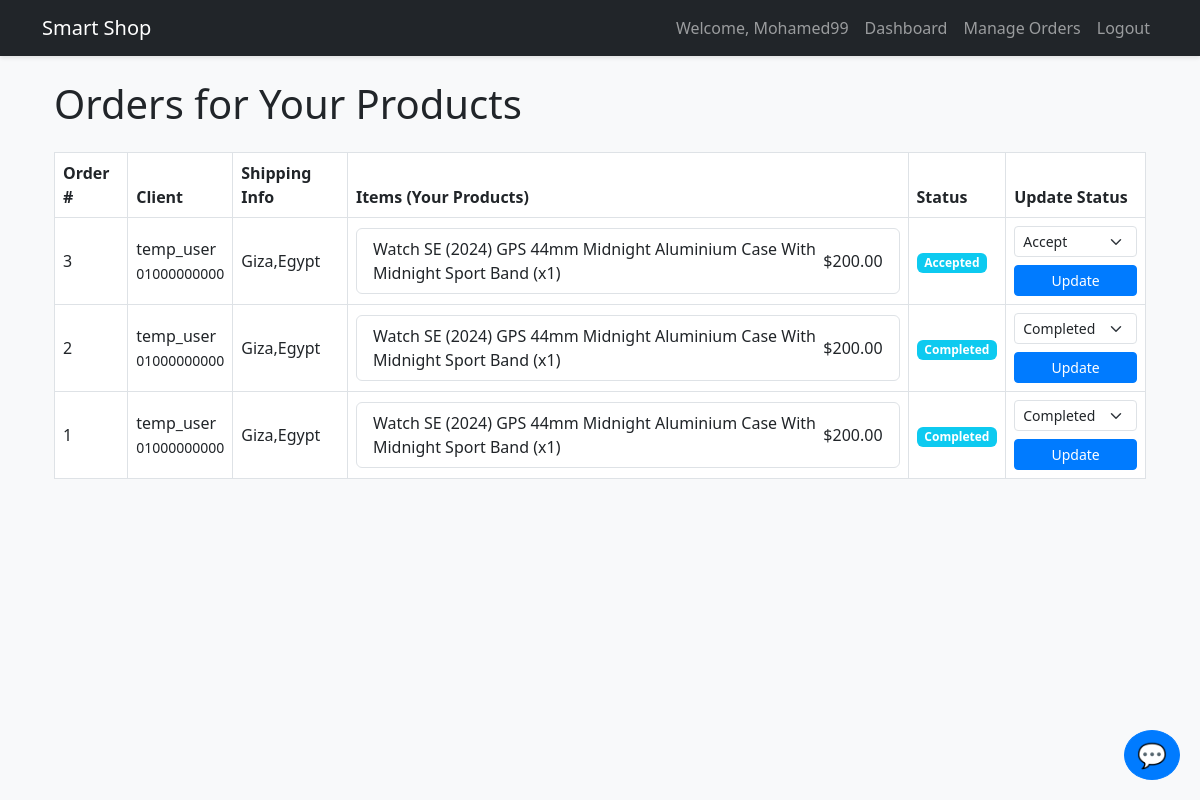
The page /seller/orders (signed in) on the database as committed earlier.
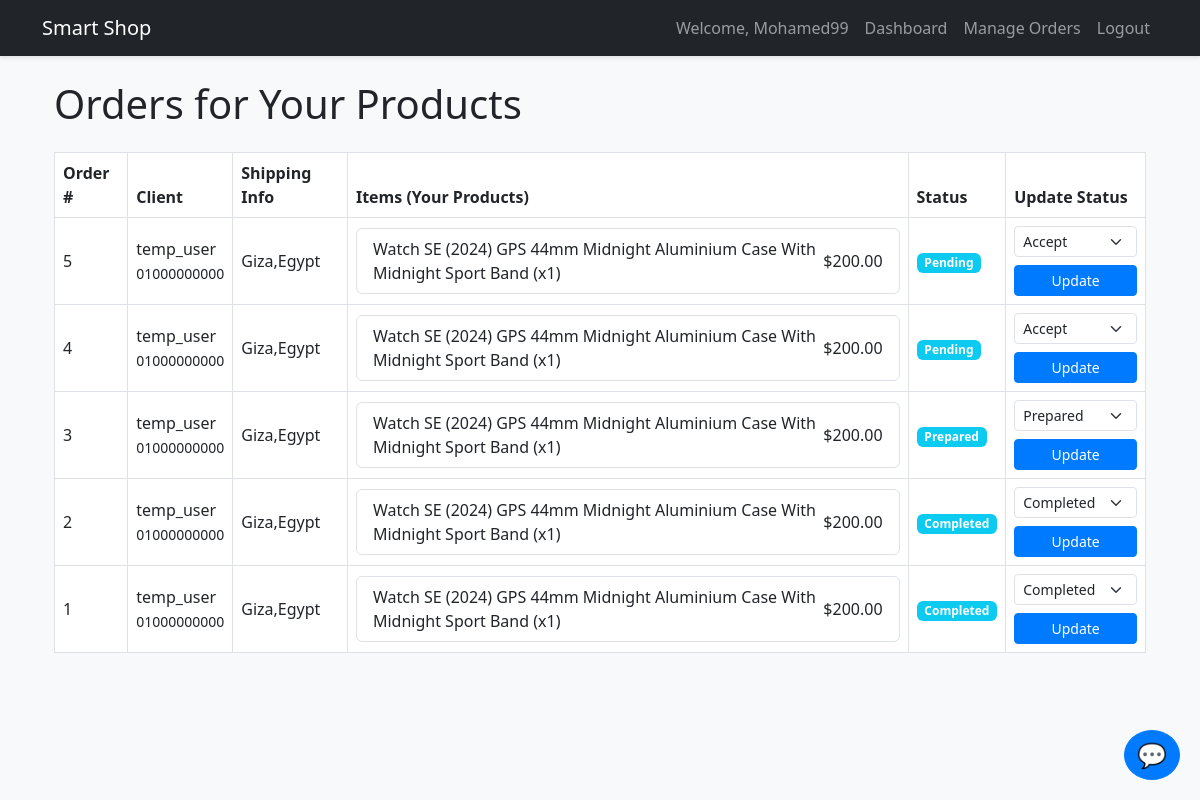
The same page on the database as committed later.
### app.py (models this page shows)
class Order(db.Model):
    __tablename__ = 'orders'
    id = db.Column(db.Integer, primary_key=True)
    user_id = db.Column(db.Integer, db.ForeignKey('user.id'), nullable=False)
    shipping_name = db.Column(db.String(100), nullable=False)
    shipping_address = db.Column(db.String(255), nullable=False)
    shipping_phone = db.Column(db.String(30), nullable=False)
    payment_method = db.Column(db.String(50), nullable=False)
    status = db.Column(db.String(30), default='Pending')  # Pending, Accepted, Prepared, Out for Delivery, Completed, Rejected
    created_at = db.Column(db.DateTime, default=datetime.utcnow)
    order_items = db.relationship('OrderItem', backref='order', lazy=True)

class OrderItem(db.Model):
    __tablename__ = 'order_items'
    id = db.Column(db.Integer, primary_key=True)
    order_id = db.Column(db.Integer, db.ForeignKey('orders.id'), nullable=False)
    product_id = db.Column(db.Integer, db.ForeignKey('product.id'), nullable=False)
    product_name = db.Column(db.String(100), nullable=False)
    price = db.Column(db.Float, nullable=False)
    quantity = db.Column(db.Integer, nullable=False)
    seller_id = db.Column(db.Integer, db.ForeignKey('user.id'), nullable=False)

### app.py (the view)
@app.route('/seller/orders')
@login_required
def seller_orders():
    if current_user.role != 'seller':
        flash('Only sellers can view this page.')
        return redirect(url_for('dashboard'))
    order_items = OrderItem.query.filter_by(seller_id=current_user.id).all()
    order_ids = list(set([item.order_id for item in order_items]))
    orders = Order.query.filter(Order.id.in_(order_ids)).order_by(Order.created_at.desc()).all()
    return render_template('seller_orders.html', orders=orders, seller_id=current_user.id)

### app.py (called while the page is built)
@login_manager.user_loader
def load_user(user_id):
    return User.query.get(int(user_id))

### templates/seller_orders.html (shortened to what this page needs)
{% extends "base.html" %}
{% block content %}
<div class="container">
    <h1 class="mb-4">Orders for Your Products</h1>
    {% if orders %}
    <div class="table-responsive">
        <table class="table table-bordered align-middle">
            <thead>
                <tr>
                    <th>Order #</th>
                    <th>Client</th>
                    <th>Shipping Info</th>
                    <th>Items (Your Products)</th>
                    <th>Status</th>
                    <th>Update Status</th>
                </tr>
            </thead>
            <tbody>
                {% for order in orders %}
                <tr>
                    <td>{{ order.id }}</td>
                    <td>{{ order.shipping_name }}<br><small>{{ order.shipping_phone }}</small></td>
                    <td>{{ order.shipping_address }}</td>
                    <td>
                        <ul class="list-group">
                        {% for item in order.order_items if item.seller_id == seller_id %}
                            <li class="list-group-item d-flex justify-content-between align-items-center">
                                {{ item.product_name }} (x{{ item.quantity }})
                                <span>${{ '%.2f'|format(item.price * item.quantity) }}</span>
                            </li>
                        {% endfor %}
                        </ul>
                    </td>
                    <td><span class="badge bg-info">{{ order.status }}</span></td>
                    <td>
                        <form action="{{ url_for('update_order_status', order_id=order.id) }}" method="post">
                            <select name="status" class="form-select form-select-sm mb-2">
                                <option value="Accepted" {% if order.status == 'Accepted' %}selected{% endif %}>Accept</option>
                                <option value="Prepared" {% if order.status == 'Prepared' %}selected{% endif %}>Prepared</option>
                                <option value="Completed" {% if order.status == 'Completed' %}selected{% endif %}>Completed</option>
                            </select>
                            <button type="submit" class="btn btn-primary btn-sm w-100">Update</button>
                        </form>
                    </td>
                </tr>
                {% endfor %}
            </tbody>
        </table>
    </div>
    {% else %}
    <div class="alert alert-info">No orders for your products yet.</div>
    {% endif %}
</div>
{% endblock %}

Rows that differ between the two databases and show on the page:
added Order: id "5", shipping_name "temp_user", shipping_phone "01000000000", shipping_address "Giza,Egypt", status "Pending"
added OrderItem: product_name "Watch SE (2024) GPS 44mm Midnight Aluminium Case With Midnight Sport Band", quantity "1", item.price*item.quantity "200.00", shown under "5"
added Order: id "4", shipping_name "temp_user", shipping_phone "01000000000", shipping_address "Giza,Egypt", status "Pending"
added OrderItem: product_name "Watch SE (2024) GPS 44mm Midnight Aluminium Case With Midnight Sport Band", quantity "1", item.price*item.quantity "200.00", shown under "4"
changed Order id 3: status "Accepted" → "Prepared"; status "Accept" → "Prepared"
